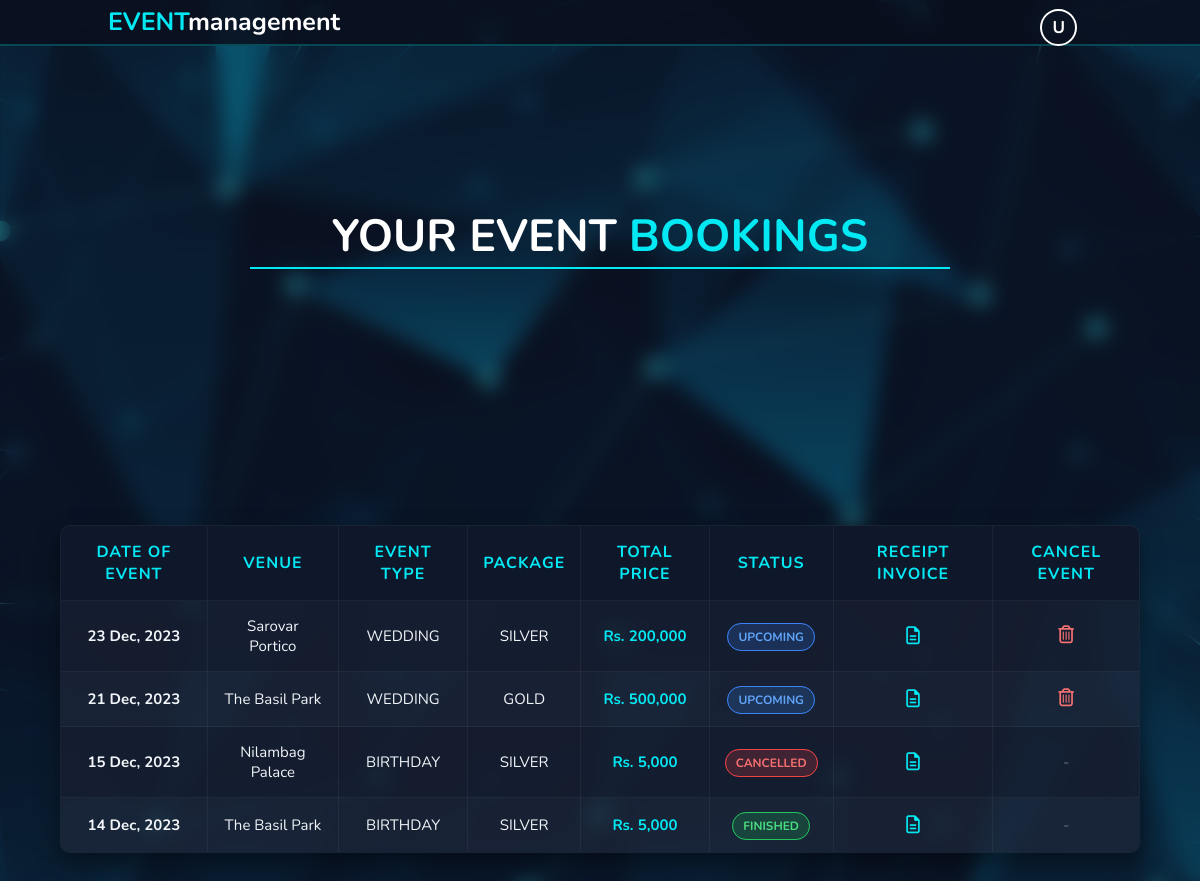
The app's page /login/booking.php (signed in) with its own data.
### tables this page shows
CREATE TABLE `tbl_booking` (
  `b_id` int(4) NOT NULL,
  `b_uid` int(4) NOT NULL,
  `b_type` varchar(20) NOT NULL,
  `b_package` varchar(20) NOT NULL,
  `b_date` date NOT NULL,
  `b_venue` varchar(50) NOT NULL,
  `b_price` double NOT NULL,
  `b_msg` varchar(500) NOT NULL,
  `b_state` varchar(10) NOT NULL
);

### login/booking.php (the view, shortened to what this page needs)
<!DOCTYPE html>
<html lang="en">
<head>
    <link rel="stylesheet" href="https://cdnjs.cloudflare.com/ajax/libs/font-awesome/4.7.0/css/font-awesome.min.css">
    <link rel="stylesheet" href="../style.css" >
</head>
<body>
    <header class="header">
        <a href="user.php" class="main"><span>EVENT</span>management</a>
        <nav class="navbar" style="display: flex; align-items: center;">
            <div class="dropdown" style="float: right;">
                <a class="nav-link dropdown-toggle" style="margin-right: 15px; border:2px solid white; padding:5px; padding-left:10px; padding-right:10px; border-radius: 50%; cursor: pointer;">
                    <?php echo strtoupper(substr($_SESSION["firstname"], 0, 1));?>
                </a>
            </div>
        </nav>
    </header>
    <div class="bookings-container">
        <section class="contact" style="background: transparent; box-shadow: none; padding: 0;">
            <div class="content" style="border-bottom: 2px solid #03e9f4;">
                <h3>Your Event <span>Bookings</span></h3>
            </div>
            <div class="contactsection" style="margin-top: 2rem;">
            <?php
            $servername = "localhost";
            $username = "root";
            $password = "";
            $dbname = "event_mgt";
            $conn = new mysqli($servername, $username, $password, $dbname);
            $sql = "SELECT * FROM tbl_booking WHERE b_uid = ? ORDER BY b_date DESC";
            $stmt = $conn->prepare($sql);
            $stmt->bind_param("i", $_SESSION["uId"]);
            $stmt->execute();
            $result = $stmt->get_result();
            if ($result->num_rows > 0) {
                echo '<table class="booking-table">';
                echo '<tr>
                        <th>Date of Event</th>
                        <th>Venue</th>
                        <th>Event Type</th>
                        <th>Package</th>
                        <th>Total Price</th>
                        <th>Status</th>
                        <th>Receipt Invoice</th>
                        <th>Cancel Event</th>
                    </tr>';
                while ($row = $result->fetch_assoc()) {
                    $badgeClass = 'status-upcoming';
                    if ($row["b_state"] == 'Finished') {
                        $badgeClass = 'status-finished';
                    } elseif ($row["b_state"] == 'Cancelled') {
                        $badgeClass = 'status-cancelled';
                    } elseif ($row["b_state"] == 'Confirmed') {
                        $badgeClass = 'status-confirmed';
                    }
                    echo "<tr>";
                    echo "<td style='font-weight: bold;'>" . date("d M, Y", strtotime($row["b_date"])) . "</td>";
                    echo "<td style='text-transform: capitalize;'>" . htmlspecialchars($row["b_venue"]) . "</td>";
                    echo "<td>" . htmlspecialchars($row["b_type"]) . "</td>";
                    echo "<td>" . htmlspecialchars($row["b_package"]) . "</td>";
                    echo "<td style='font-weight: bold; color: #03e9f4;'>Rs. " . number_format($row["b_price"]) . "</td>";
                    echo "<td><span class='status-badge $badgeClass'>" . htmlspecialchars($row["b_state"]) . "</span></td>";
                    echo "<td>";
                    echo "<a href='invoice.php?b_id=" . $row["b_id"] . "' target='_blank' style='font-size: 1.8rem; color: #03e9f4;' class='action-icon'><i class='fa fa-file-text-o'></i></a>";
                    echo "</td>";
                    echo "<td>";
                    if ($row["b_state"] != "Cancelled" && $row["b_state"] != "Finished") {
                        echo "<i class='fa fa-trash-o action-icon' style='color:#f87171;' onclick='deleteBooking(" . $row["b_id"] . ")'></i>";
                    } else {
                        echo "<span style='color: #64748b;'>-</span>";
                    }
                    echo "</td>";
                    echo "</tr>";
                }
                echo "</table>";
            } else {
                echo "<div style='font-size: 2rem; color: #94a3b8; text-align: center; margin: 5rem 0;'>No bookings found. Head back to the dashboard to plan an event!</div>";
            }
            ?>
            </div>
        </section>
    </div>
</body>
</html>

### style.css (style rules this page uses)
:root { --main-color:#03e9f4; }
* { font-family: 'Nunito', sans-serif; margin: 0; padding: 0; box-sizing: none; border:none; text-decoration: none; text-transform: capitalize; transition: .2s linear; }
html { font-size: 62.5%; overflow-x: hidden; scroll-padding-top: 7rem; scroll-behavior: smooth; }
body { background: url("IMAGES/bg.png") fixed center/cover; height: 100vh; }
section { padding: 2rem 3.5%; }
.header { position: fixed; top: 0; left: 0; right: 0; z-index: 10000; background: rgba(0,0,0,0.5); backdrop-filter: blur(10px); display: flex; justify-content: space-between; padding: 0.5rem 9%; align-items: center; }
.header .main { font-weight: bolder; color: #fff; font-size: 2.5rem;; }
.header .main span { color: var(--main-color); }
.header nav { padding-top: 1rem; }
.header .navbar a { font-size: 1.7rem; color: #fff; font-weight: bold; margin-left: 2rem; }
.content { text-align: center; padding-top: 6rem; margin: 2rem auto; max-width: 70rem; }
.content h3 { color: #fff; font-size: 4.5rem; text-transform: uppercase; }
.content h3 span { color: var(--main-color); text-transform: uppercase; }
:root { --color-dark: #151C35; --color-secodary-dark: #464C70; --color-primary: #EE709D; --color-text: #8297E2; --color-light: #EBEBFB; }
.contactsection { min-height: 100vh; display: flex; justify-content: center; align-items: center; }

### login/booking.php (style rules this page uses)
.header { position: sticky; top: 0; z-index: 1000; background: rgba(10, 15, 30, 0.95); backdrop-filter: blur(10px); border-bottom: 2px solid rgba(3, 233, 244, 0.25); }
.bookings-container { background: rgba(15, 23, 42, 0.65); backdrop-filter: blur(10px); min-height: 100vh; padding: 8rem 5%; }
.booking-table { width: 100%; border-collapse: collapse; margin: 3rem 0; box-shadow: 0 10px 25px rgba(0, 0, 0, 0.4); border-radius: 1rem; overflow: hidden; background: rgba(30, 41, 59, 0.7); border: 1px solid rgba(3, 233, 244, 0.25); }
.booking-table th { background: #0f172a; color: #03e9f4 !important; font-size: 1.6rem; text-transform: uppercase; letter-spacing: 1px; padding: 1.5rem; font-weight: bold; border: 1px solid rgba(255, 255, 255, 0.05); }
.booking-table td { font-size: 1.5rem; padding: 1.5rem; text-align: center; border: 1px solid rgba(255, 255, 255, 0.05); color: #f1f5f9; }
.booking-table tr:nth-child(even) { background: rgba(15, 23, 42, 0.4); }
.status-badge { padding: 0.5rem 1rem; border-radius: 5rem; font-size: 1.2rem; font-weight: bold; text-transform: uppercase; }
.status-upcoming { background: rgba(59, 130, 246, 0.2); color: #60a5fa; border: 1px solid #3b82f6; }
.status-finished { background: rgba(34, 197, 94, 0.2); color: #4ade80; border: 1px solid #22c55e; }
.status-cancelled { background: rgba(239, 68, 68, 0.2); color: #f87171; border: 1px solid #ef4444; }
.action-icon { font-size: 1.8rem; cursor: pointer; transition: transform 0.2s; }

### records on screen
tbl_booking: b_date "23 Dec, 2023", b_venue "Sarovar Portico", b_type "WEDDING", b_package "SILVER", b_price "200,000", b_state "UPCOMING"
tbl_booking: b_date "21 Dec, 2023", b_venue "The Basil Park", b_type "WEDDING", b_package "GOLD", b_price "500,000", b_state "UPCOMING"
tbl_booking: b_date "15 Dec, 2023", b_venue "Nilambag Palace", b_type "BIRTHDAY", b_package "SILVER", b_price "5,000", b_state "CANCELLED"
tbl_booking: b_date "14 Dec, 2023", b_venue "The Basil Park", b_type "BIRTHDAY", b_package "SILVER", b_price "5,000", b_state "FINISHED"

### other values on screen
substr($_SESSION["firstname"], 0, 1) "U"
